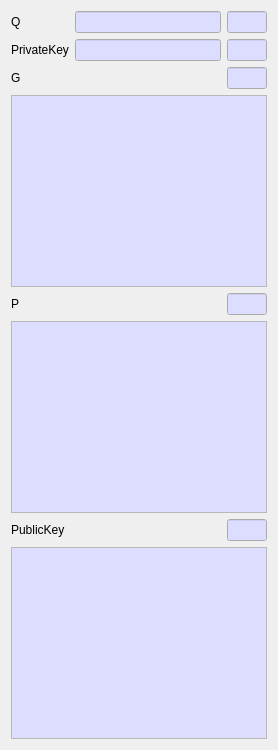
     <widget class="QWidget" name="tab_3">
      <attribute name="title">
       <string>DSA</string>
      </attribute>
      <layout class="QVBoxLayout" name="verticalLayout_4">
       <item>
        <layout class="QGridLayout" name="gridLayout_3">
         <item row="1" column="2">
          <widget class="QLineEdit" name="mDSA_PrivateLenText">
           <property name="minimumSize">
            <size>
             <width>40</width>
             <height>0</height>
            </size>
           </property>
           <property name="maximumSize">
            <size>
             <width>40</width>
             <height>16777215</height>
            </size>
           </property>
           <property name="palette">
            <palette>
             <active>
              <colorrole role="Base">
               <brush brushstyle="SolidPattern">
                <color alpha="255">
                 <red>221</red>
                 <green>221</green>
                 <blue>255</blue>
                </color>
               </brush>
              </colorrole>
             </active>
             <inactive>
              <colorrole role="Base">
               <brush brushstyle="SolidPattern">
                <color alpha="255">
                 <red>221</red>
                 <green>221</green>
                 <blue>255</blue>
                </color>
               </brush>
              </colorrole>
             </inactive>
             <disabled>
              <colorrole role="Base">
               <brush brushstyle="SolidPattern">
                <color alpha="255">
                 <red>240</red>
                 <green>240</green>
                 <blue>240</blue>
                </color>
               </brush>
              </colorrole>
             </disabled>
            </palette>
           </property>
           <property name="readOnly">
            <bool>true</bool>
           </property>
          </widget>
         </item>
         <item row="1" column="0">
          <widget class="QLabel" name="label_17">
           <property name="text">
            <string>PrivateKey</string>
           </property>
          </widget>
         </item>
         <item row="0" column="1">
          <widget class="QLineEdit" name="mDSA_QText">
           <property name="palette">
            <palette>
             <active>
              <colorrole role="Base">
               <brush brushstyle="SolidPattern">
                <color alpha="255">
                 <red>221</red>
                 <green>221</green>
                 <blue>255</blue>
                </color>
               </brush>
              </colorrole>
             </active>
             <inactive>
              <colorrole role="Base">
               <brush brushstyle="SolidPattern">
                <color alpha="255">
                 <red>221</red>
                 <green>221</green>
                 <blue>255</blue>
                </color>
               </brush>
              </colorrole>
             </inactive>
             <disabled>
              <colorrole role="Base">
               <brush brushstyle="SolidPattern">
                <color alpha="255">
                 <red>240</red>
                 <green>240</green>
                 <blue>240</blue>
                </color>
               </brush>
              </colorrole>
             </disabled>
            </palette>
           </property>
           <property name="readOnly">
            <bool>true</bool>
           </property>
          </widget>
         </item>
         <item row="1" column="1">
          <widget class="QLineEdit" name="mDSA_PrivateText">
           <property name="palette">
            <palette>
             <active>
              <colorrole role="Base">
               <brush brushstyle="SolidPattern">
                <color alpha="255">
                 <red>221</red>
                 <green>221</green>
                 <blue>255</blue>
                </color>
               </brush>
              </colorrole>
             </active>
             <inactive>
              <colorrole role="Base">
               <brush brushstyle="SolidPattern">
                <color alpha="255">
                 <red>221</red>
                 <green>221</green>
                 <blue>255</blue>
                </color>
               </brush>
              </colorrole>
             </inactive>
             <disabled>
              <colorrole role="Base">
               <brush brushstyle="SolidPattern">
                <color alpha="255">
                 <red>240</red>
                 <green>240</green>
                 <blue>240</blue>
                </color>
               </brush>
              </colorrole>
             </disabled>
            </palette>
           </property>
           <property name="readOnly">
            <bool>true</bool>
           </property>
          </widget>
         </item>
         <item row="0" column="2">
          <widget class="QLineEdit" name="mDSA_QLenText">
           <property name="minimumSize">
            <size>
             <width>40</width>
             <height>0</height>
            </size>
           </property>
           <property name="maximumSize">
            <size>
             <width>40</width>
             <height>16777215</height>
            </size>
           </property>
           <property name="palette">
            <palette>
             <active>
              <colorrole role="Base">
               <brush brushstyle="SolidPattern">
                <color alpha="255">
                 <red>221</red>
                 <green>221</green>
                 <blue>255</blue>
                </color>
               </brush>
              </colorrole>
             </active>
             <inactive>
              <colorrole role="Base">
               <brush brushstyle="SolidPattern">
                <color alpha="255">
                 <red>221</red>
                 <green>221</green>
                 <blue>255</blue>
                </color>
               </brush>
              </colorrole>
             </inactive>
             <disabled>
              <colorrole role="Base">
               <brush brushstyle="SolidPattern">
                <color alpha="255">
                 <red>240</red>
                 <green>240</green>
                 <blue>240</blue>
                </color>
               </brush>
              </colorrole>
             </disabled>
            </palette>
           </property>
           <property name="readOnly">
            <bool>true</bool>
           </property>
          </widget>
         </item>
         <item row="0" column="0">
          <widget class="QLabel" name="label_16">
           <property name="text">
            <string>Q</string>
           </property>
          </widget>
         </item>
        </layout>
       </item>
       <item>
        <layout class="QGridLayout" name="gridLayout_15">
         <property name="topMargin">
          <number>0</number>
         </property>
         <item row="0" column="2">
          <widget class="QLineEdit" name="mDSA_GLenText">
           <property name="minimumSize">
            <size>
             <width>40</width>
             <height>0</height>
            </size>
           </property>
           <property name="maximumSize">
            <size>
             <width>40</width>
             <height>16777215</height>
            </size>
           </property>
           <property name="palette">
            <palette>
             <active>
              <colorrole role="Base">
               <brush brushstyle="SolidPattern">
                <color alpha="255">
                 <red>221</red>
                 <green>221</green>
                 <blue>255</blue>
                </color>
               </brush>
              </colorrole>
             </active>
             <inactive>
              <colorrole role="Base">
               <brush brushstyle="SolidPattern">
                <color alpha="255">
                 <red>221</red>
                 <green>221</green>
                 <blue>255</blue>
                </color>
               </brush>
              </colorrole>
             </inactive>
             <disabled>
              <colorrole role="Base">
               <brush brushstyle="SolidPattern">
                <color alpha="255">
                 <red>240</red>
                 <green>240</green>
                 <blue>240</blue>
                </color>
               </brush>
              </colorrole>
             </disabled>
            </palette>
           </property>
           <property name="readOnly">
            <bool>true</bool>
           </property>
          </widget>
         </item>
         <item row="0" column="0">
          <widget class="QLabel" name="label_14">
           <property name="text">
            <string>G</string>
           </property>
          </widget>
         </item>
         <item row="0" column="1">
          <spacer name="horizontalSpacer_10">
           <property name="orientation">
            <enum>Qt::Horizontal</enum>
           </property>
           <property name="sizeHint" stdset="0">
            <size>
             <width>40</width>
             <height>20</height>
            </size>
           </property>
          </spacer>
         </item>
        </layout>
       </item>
       <item>
        <widget class="QPlainTextEdit" name="mDSA_GText">
         <property name="palette">
          <palette>
           <active>
            <colorrole role="Base">
             <brush brushstyle="SolidPattern">
              <color alpha="255">
               <red>221</red>
               <green>221</green>
               <blue>255</blue>
              </color>
             </brush>
            </colorrole>
           </active>
           <inactive>
            <colorrole role="Base">
             <brush brushstyle="SolidPattern">
              <color alpha="255">
               <red>221</red>
               <green>221</green>
               <blue>255</blue>
              </color>
             </brush>
            </colorrole>
           </inactive>
           <disabled>
            <colorrole role="Base">
             <brush brushstyle="SolidPattern">
              <color alpha="255">
               <red>240</red>
               <green>240</green>
               <blue>240</blue>
              </color>
             </brush>
            </colorrole>
           </disabled>
          </palette>
         </property>
         <property name="readOnly">
          <bool>true</bool>
         </property>
        </widget>
       </item>
       <item>
        <layout class="QGridLayout" name="gridLayout_9">
         <property name="topMargin">
          <number>0</number>
         </property>
         <item row="0" column="0">
          <widget class="QLabel" name="label_15">
           <property name="text">
            <string>P</string>
           </property>
          </widget>
         </item>
         <item row="0" column="2">
          <widget class="QLineEdit" name="mDSA_PLenText">
           <property name="minimumSize">
            <size>
             <width>40</width>
             <height>0</height>
            </size>
           </property>
           <property name="maximumSize">
            <size>
             <width>40</width>
             <height>16777215</height>
            </size>
           </property>
           <property name="palette">
            <palette>
             <active>
              <colorrole role="Base">
               <brush brushstyle="SolidPattern">
                <color alpha="255">
                 <red>221</red>
                 <green>221</green>
                 <blue>255</blue>
                </color>
               </brush>
              </colorrole>
             </active>
             <inactive>
              <colorrole role="Base">
               <brush brushstyle="SolidPattern">
                <color alpha="255">
                 <red>221</red>
                 <green>221</green>
                 <blue>255</blue>
                </color>
               </brush>
              </colorrole>
             </inactive>
             <disabled>
              <colorrole role="Base">
               <brush brushstyle="SolidPattern">
                <color alpha="255">
                 <red>240</red>
                 <green>240</green>
                 <blue>240</blue>
                </color>
               </brush>
              </colorrole>
             </disabled>
            </palette>
           </property>
           <property name="readOnly">
            <bool>true</bool>
           </property>
          </widget>
         </item>
         <item row="0" column="1">
          <spacer name="horizontalSpacer_5">
           <property name="orientation">
            <enum>Qt::Horizontal</enum>
           </property>
           <property name="sizeHint" stdset="0">
            <size>
             <width>40</width>
             <height>20</height>
            </size>
           </property>
          </spacer>
         </item>
        </layout>
       </item>
       <item>
        <widget class="QPlainTextEdit" name="mDSA_PText">
         <property name="palette">
          <palette>
           <active>
            <colorrole role="Base">
             <brush brushstyle="SolidPattern">
              <color alpha="255">
               <red>221</red>
               <green>221</green>
               <blue>255</blue>
              </color>
             </brush>
            </colorrole>
           </active>
           <inactive>
            <colorrole role="Base">
             <brush brushstyle="SolidPattern">
              <color alpha="255">
               <red>221</red>
               <green>221</green>
               <blue>255</blue>
              </color>
             </brush>
            </colorrole>
           </inactive>
           <disabled>
            <colorrole role="Base">
             <brush brushstyle="SolidPattern">
              <color alpha="255">
               <red>240</red>
               <green>240</green>
               <blue>240</blue>
              </color>
             </brush>
            </colorrole>
           </disabled>
          </palette>
         </property>
         <property name="readOnly">
          <bool>true</bool>
         </property>
        </widget>
       </item>
       <item>
        <layout class="QGridLayout" name="gridLayout_8">
         <item row="0" column="0">
          <widget class="QLabel" name="label_18">
           <property name="text">
            <string>PublicKey</string>
           </property>
          </widget>
         </item>
         <item row="0" column="2">
          <widget class="QLineEdit" name="mDSA_PublicLenText">
           <property name="minimumSize">
            <size>
             <width>40</width>
             <height>0</height>
            </size>
           </property>
           <property name="maximumSize">
            <size>
             <width>40</width>
             <height>16777215</height>
            </size>
           </property>
           <property name="palette">
            <palette>
             <active>
              <colorrole role="Base">
               <brush brushstyle="SolidPattern">
                <color alpha="255">
                 <red>221</red>
                 <green>221</green>
                 <blue>255</blue>
                </color>
               </brush>
              </colorrole>
             </active>
             <inactive>
              <colorrole role="Base">
               <brush brushstyle="SolidPattern">
                <color alpha="255">
                 <red>221</red>
                 <green>221</green>
                 <blue>255</blue>
                </color>
               </brush>
              </colorrole>
             </inactive>
             <disabled>
              <colorrole role="Base">
               <brush brushstyle="SolidPattern">
                <color alpha="255">
                 <red>240</red>
                 <green>240</green>
                 <blue>240</blue>
                </color>
               </brush>
              </colorrole>
             </disabled>
            </palette>
           </property>
           <property name="readOnly">
            <bool>true</bool>
           </property>
          </widget>
         </item>
         <item row="0" column="1">
          <spacer name="horizontalSpacer_4">
           <property name="orientation">
            <enum>Qt::Horizontal</enum>
           </property>
           <property name="sizeHint" stdset="0">
            <size>
             <width>40</width>
             <height>20</height>
            </size>
           </property>
          </spacer>
         </item>
        </layout>
       </item>
       <item>
        <widget class="QPlainTextEdit" name="mDSA_PublicText">
         <property name="palette">
          <palette>
           <active>
            <colorrole role="Base">
             <brush brushstyle="SolidPattern">
              <color alpha="255">
               <red>221</red>
               <green>221</green>
               <blue>255</blue>
              </color>
             </brush>
            </colorrole>
           </active>
           <inactive>
            <colorrole role="Base">
             <brush brushstyle="SolidPattern">
              <color alpha="255">
               <red>221</red>
               <green>221</green>
               <blue>255</blue>
              </color>
             </brush>
            </colorrole>
           </inactive>
           <disabled>
            <colorrole role="Base">
             <brush brushstyle="SolidPattern">
              <color alpha="255">
               <red>240</red>
               <green>240</green>
               <blue>240</blue>
              </color>
             </brush>
            </colorrole>
           </disabled>
          </palette>
         </property>
         <property name="readOnly">
          <bool>true</bool>
         </property>
        </widget>
       </item>
      </layout>
     </widget>
